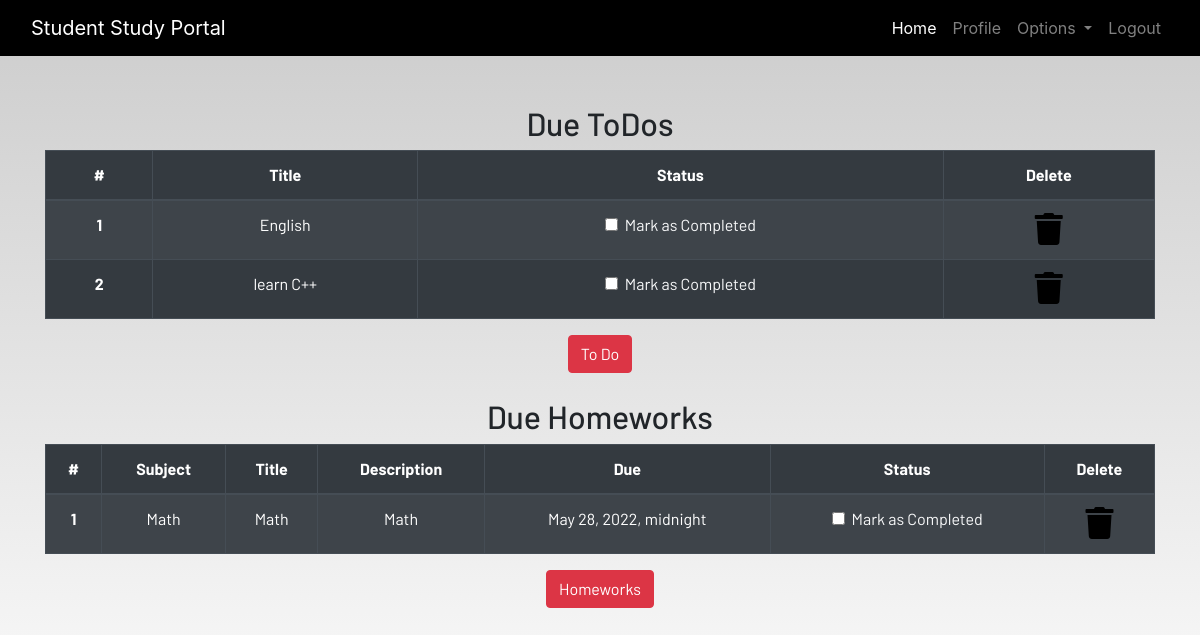
/profile/ (signed in), run on the app's committed database.
### dashboard/models.py (models this page shows, shortened)
class Todo(models.Model):
    user = models.ForeignKey(User,on_delete=models.CASCADE)
    title = models.CharField(max_length=200)
    is_finished = models.BooleanField(default=False)

class Homework(models.Model):
    user = models.ForeignKey(User,on_delete=models.CASCADE)
    subject = models.CharField(max_length=200)
    title = models.CharField(max_length=200)
    description = models.TextField()
    due = models.DateTimeField()
    is_finished = models.BooleanField(default=False)

### dashboard/views.py (the view)
# urls.py: path('profile/', dash_views.profile,name='profile'),
@login_required
def profile(request):
    homeworks = Homework.objects.filter(is_finished=False,user=request.user)
    todos = Todo.objects.filter(is_finished=False,user=request.user)
    if len(homeworks)==0:
        homework_done = True
    else:
        homework_done = False
    if len(todos)==0:
        todos_done = True
    else:
        todos_done = False
    context = {
        'homeworks':homeworks,
        'todos':todos,
        'homework_done':homework_done,
        'todos_done':todos_done
    }
    return render(request,'dashboard/profile.html',context)

### dashboard/templates/dashboard/profile.html
{% extends 'dashboard/base.html' %} {% load static %}
{% load crispy_forms_tags%}
{% block content %}
<section class="text-center">
    <div class="container">
    {% if not todos_done %}
        <h2>Due ToDos</h2>
        <table class="table table-striped table-bordered table-hover table-dark">
            <thead>
                <tr>
                    <th scope="col">#</th>
                    <th scope="col">Title</th>
                    <th scope="col">Status</th>
                    <th scope="col">Delete</th>
                </tr>
            </thead>
            <tbody>
                {% for todo in todos %}
                <tr>
                    <th scope="row">{{forloop.counter}}</th>
                    <td>{{ todo.title }}</td>
                    <td>
                        <a href="{% url 'update-todo' todo.id %}">
                            <div class="form-check">
                                {% if todo.is_finished == True %}
                                <input class="form-check-input" type="checkbox" value="" checked>
                                {% else %}
                                <input class="form-check-input" type="checkbox" value="">
                                {% endif %}
                                <label class="form-check-label text-light" for="flexCheckDefault">
                                    Mark as Completed
                                </label>
                            </div>
                        </a>
                    </td>
                    <td><a href="{% url 'delete-todo' todo.id %}"><i class="fa fa-trash fa-2x"></i></a></td>
                </tr>
                {% endfor %}
            </tbody>
        </table>
    {% else %}
        <h3>All To dos are completed!!!!</h3>
    {% endif %}
        <a href="{% url 'todo' %}" class="btn btn-danger">To Do</a>
        <br><br>
        {% if not homework_done %}
        <h2>Due Homeworks</h2>
        <table class="table table-striped table-bordered table-hover table-dark">
            <thead>
                <tr>
                    <th scope="col">#</th>
                    <th scope="col">Subject</th>
                    <th scope="col">Title</th>
                    <th scope="col">Description</th>
                    <th scope="col">Due</th>
                    <th scope="col">Status</th>
                    <th scope="col">Delete</th>
                </tr>
            </thead>
            <tbody>
                {% for homework in homeworks %}
                <tr>
                    <th scope="row">{{forloop.counter}}</th>
                    <td>{{ homework.subject }}</td>
                    <td>{{ homework.title }}</td>
                    <td>{{ homework.description }}</td>
                    <td>{{ homework.due }}</td>
                    <td>
                        <a href="{% url 'update-homework' homework.id %}">
                            <div class="form-check">
                                {% if homework.is_finished == True %}
                                <input class="form-check-input" type="checkbox" value="" checked>
                                {% else %}
                                <input class="form-check-input" type="checkbox" value="">
                                {% endif %}
                                <label class="form-check-label text-light" for="flexCheckDefault">
                                    Mark as Completed
                                </label>
                            </div>
                        </a>
                    </td>
                    <td><a href="{% url "delete-homework" homework.id %}"><i class="fa fa-trash fa-2x"></i></a></td>
                </tr>
                {% endfor %}
            </tbody>
        </table>
        {% else %}
        <h3>All To homeworks are completed!!!!</h3>
        {% endif %}
        <a href="{% url 'homework' %}" class="btn btn-danger">Homeworks</a>
    </div><br><br><br>
</section>
{% endblock content %}

### static/css/main.css (style rules this page uses)
html { scroll-behavior: smooth; height: 100%; width: 100%; }
a { text-decoration: none !important; color: black; }
html, body { max-width: 100%; overflow-x: hidden; height: 100%; width: 100%; }
body { background: linear-gradient(rgba(0, 0, 0, 0.2), rgba(255, 255, 255, 0.5)); overflow-x: hidden; background-repeat: no-repeat; }
.fa { color: black; }

### data on the page
Todo: title "English"
Todo: title "learn C++"
Homework: subject "Math", title "Math", description "Math", due "May 28, 2022, midnight"
